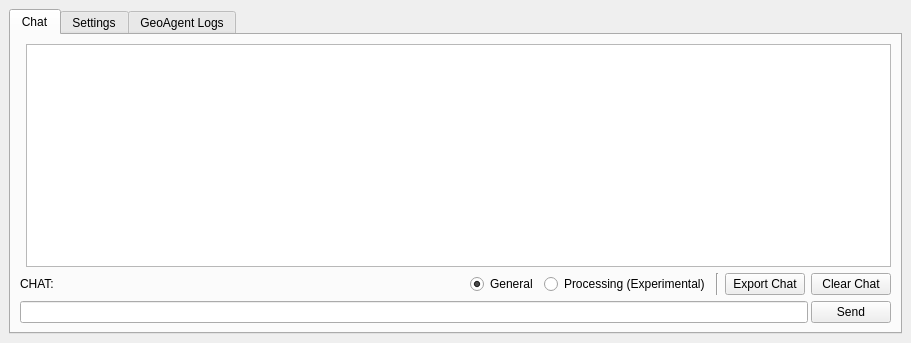
<?xml version="1.0" encoding="UTF-8"?>
<ui version="4.0">
 <class>geoAgent</class>
 <widget class="QDockWidget" name="geoAgent">
  <property name="geometry">
   <rect>
    <x>0</x>
    <y>0</y>
    <width>911</width>
    <height>343</height>
   </rect>
  </property>
  <property name="windowTitle">
   <string>GeoAgent</string>
  </property>
  <widget class="QWidget" name="dockWidgetContents">
   <layout class="QGridLayout" name="gridLayout">
    <item row="0" column="0">
     <widget class="QTabWidget" name="tabWidget">
      <property name="currentIndex">
       <number>0</number>
      </property>
      <widget class="QWidget" name="tab">
       <attribute name="title">
        <string>Chat</string>
       </attribute>
       <layout class="QGridLayout" name="gridLayout_2">
        <item row="0" column="0">
         <layout class="QVBoxLayout" name="verticalLayout">
          <item>
           <layout class="QHBoxLayout" name="layout_custom">
            <item>
             <widget class="QTextEdit" name="llm_response_edit">
              <property name="sizePolicy">
               <sizepolicy hsizetype="Ignored" vsizetype="Ignored">
                <horstretch>0</horstretch>
                <verstretch>0</verstretch>
               </sizepolicy>
              </property>
              <property name="html">
               <string>&lt;!DOCTYPE HTML PUBLIC &quot;-//W3C//DTD HTML 4.0//EN&quot; &quot;http://www.w3.org/TR/REC-html40/strict.dtd&quot;&gt;
&lt;html&gt;&lt;head&gt;&lt;meta name=&quot;qrichtext&quot; content=&quot;1&quot; /&gt;&lt;style type=&quot;text/css&quot;&gt;
p, li { white-space: pre-wrap; }
&lt;/style&gt;&lt;/head&gt;&lt;body style=&quot; font-family:'MS Shell Dlg 2'; font-size:7.875pt; font-weight:400; font-style:normal;&quot;&gt;
&lt;p style=&quot;-qt-paragraph-type:empty; margin-top:0px; margin-bottom:0px; margin-left:0px; margin-right:0px; -qt-block-indent:0; text-indent:0px; font-size:7.8pt;&quot;&gt;&lt;br /&gt;&lt;/p&gt;&lt;/body&gt;&lt;/html&gt;</string>
              </property>
             </widget>
            </item>
            <item>
             <widget class="QTextBrowser" name="llm_response">
              <property name="sizePolicy">
               <sizepolicy hsizetype="Expanding" vsizetype="Minimum">
                <horstretch>0</horstretch>
                <verstretch>0</verstretch>
               </sizepolicy>
              </property>
             </widget>
            </item>
           </layout>
          </item>
          <item>
           <layout class="QHBoxLayout" name="horizontalLayout_2">
            <item>
             <widget class="QLabel" name="label">
              <property name="sizePolicy">
               <sizepolicy hsizetype="Minimum" vsizetype="Preferred">
                <horstretch>0</horstretch>
                <verstretch>0</verstretch>
               </sizepolicy>
              </property>
              <property name="text">
               <string>CHAT:</string>
              </property>
             </widget>
            </item>
            <item>
             <spacer name="horizontalSpacer">
              <property name="orientation">
               <enum>Qt::Horizontal</enum>
              </property>
              <property name="sizeHint" stdset="0">
               <size>
                <width>40</width>
                <height>20</height>
               </size>
              </property>
             </spacer>
            </item>
            <item>
             <widget class="QRadioButton" name="general_mode">
              <property name="text">
               <string>General</string>
              </property>
              <property name="checked">
               <bool>true</bool>
              </property>
             </widget>
            </item>
            <item>
             <widget class="QRadioButton" name="processing_mode">
              <property name="text">
               <string>Processing (Experimental)</string>
              </property>
             </widget>
            </item>
            <item>
             <widget class="Line" name="line">
              <property name="maximumSize">
               <size>
                <width>3</width>
                <height>31</height>
               </size>
              </property>
              <property name="orientation">
               <enum>Qt::Vertical</enum>
              </property>
             </widget>
            </item>
            <item>
             <widget class="QPushButton" name="export_ans">
              <property name="focusPolicy">
               <enum>Qt::NoFocus</enum>
              </property>
              <property name="text">
               <string>Export Chat</string>
              </property>
             </widget>
            </item>
            <item>
             <widget class="QPushButton" name="clear_ans">
              <property name="focusPolicy">
               <enum>Qt::NoFocus</enum>
              </property>
              <property name="text">
               <string>Clear Chat</string>
              </property>
             </widget>
            </item>
           </layout>
          </item>
          <item>
           <layout class="QHBoxLayout" name="horizontalLayout">
            <property name="spacing">
             <number>3</number>
            </property>
            <item>
             <widget class="QLineEdit" name="question">
              <property name="sizePolicy">
               <sizepolicy hsizetype="Expanding" vsizetype="Fixed">
                <horstretch>0</horstretch>
                <verstretch>0</verstretch>
               </sizepolicy>
              </property>
              <property name="text">
               <string/>
              </property>
             </widget>
            </item>
            <item>
             <widget class="QPushButton" name="send_chat">
              <property name="sizePolicy">
               <sizepolicy hsizetype="Minimum" vsizetype="Fixed">
                <horstretch>0</horstretch>
                <verstretch>0</verstretch>
               </sizepolicy>
              </property>
              <property name="maximumSize">
               <size>
                <width>16777215</width>
                <height>16777215</height>
               </size>
              </property>
              <property name="focusPolicy">
               <enum>Qt::StrongFocus</enum>
              </property>
              <property name="text">
               <string>Send</string>
              </property>
             </widget>
            </item>
           </layout>
          </item>
         </layout>
        </item>
       </layout>
      </widget>
      <widget class="QWidget" name="tab_2">
       <attribute name="title">
        <string>Settings</string>
       </attribute>
       <layout class="QVBoxLayout" name="verticalLayout_3">
        <item>
         <widget class="QFrame" name="frame">
          <layout class="QVBoxLayout" name="verticalLayout_2">
           <item>
            <layout class="QHBoxLayout" name="horizontalLayout_6">
             <item>
              <widget class="QLabel" name="label_7">
               <property name="toolTip">
                <string>The model which will generate the completion.</string>
               </property>
               <property name="text">
                <string>&lt;!DOCTYPE HTML PUBLIC &quot;-//W3C//DTD HTML 4.0//EN&quot; &quot;http://www.w3.org/TR/REC-html40/strict.dtd&quot;&gt;
&lt;html&gt;&lt;head&gt;&lt;meta name=&quot;qrichtext&quot; content=&quot;1&quot; /&gt;&lt;style type=&quot;text/css&quot;&gt;
p, li { white-space: pre-wrap; }
&lt;/style&gt;&lt;/head&gt;&lt;body style=&quot; font-family:'MS Shell Dlg 2'; font-size:8pt; font-weight:400; font-style:normal;&quot;&gt;
&lt;p style=&quot; margin-top:0px; margin-bottom:0px; margin-left:0px; margin-right:0px; -qt-block-indent:0; text-indent:0px;&quot;&gt;Provider: &lt;/p&gt;&lt;/body&gt;&lt;/html&gt;</string>
               </property>
               <property name="openExternalLinks">
                <bool>true</bool>
               </property>
              </widget>
             </item>
             <item>
              <spacer name="horizontalSpacer_6">
               <property name="orientation">
                <enum>Qt::Horizontal</enum>
               </property>
               <property name="sizeType">
                <enum>QSizePolicy::Minimum</enum>
               </property>
               <property name="sizeHint" stdset="0">
                <size>
                 <width>46</width>
                 <height>20</height>
                </size>
               </property>
              </spacer>
             </item>
             <item>
              <widget class="QComboBox" name="model">
               <property name="sizePolicy">
                <sizepolicy hsizetype="Preferred" vsizetype="Fixed">
                 <horstretch>0</horstretch>
                 <verstretch>0</verstretch>
                </sizepolicy>
               </property>
               <property name="focusPolicy">
                <enum>Qt::WheelFocus</enum>
               </property>
               <property name="sizeAdjustPolicy">
                <enum>QComboBox::AdjustToContents</enum>
               </property>
               <item>
                <property name="text">
                 <string>Ollama</string>
                </property>
               </item>
               <item>
                <property name="text">
                 <string>ChatGPT</string>
                </property>
               </item>
               <item>
                <property name="text">
                 <string>Gemini</string>
                </property>
               </item>
              </widget>
             </item>
             <item>
              <spacer name="horizontalSpacer_3">
               <property name="orientation">
                <enum>Qt::Horizontal</enum>
               </property>
               <property name="sizeHint" stdset="0">
                <size>
                 <width>40</width>
                 <height>20</height>
                </size>
               </property>
              </spacer>
             </item>
            </layout>
           </item>
           <item>
            <layout class="QHBoxLayout" name="horizontalLayout_4">
             <item>
              <widget class="QLabel" name="label_5">
               <property name="toolTip">
                <string>Controls randomness: Lowering results in less random completions. As the temperature approaches zero, the model will become deterministic and repetitive.</string>
               </property>
               <property name="text">
                <string>Temperature:     </string>
               </property>
              </widget>
             </item>
             <item>
              <widget class="QDoubleSpinBox" name="temperature">
               <property name="decimals">
                <number>1</number>
               </property>
               <property name="maximum">
                <double>1.000000000000000</double>
               </property>
               <property name="singleStep">
                <double>0.100000000000000</double>
               </property>
              </widget>
             </item>
             <item>
              <spacer name="horizontalSpacer_4">
               <property name="orientation">
                <enum>Qt::Horizontal</enum>
               </property>
               <property name="sizeHint" stdset="0">
                <size>
                 <width>40</width>
                 <height>20</height>
                </size>
               </property>
              </spacer>
             </item>
            </layout>
           </item>
           <item>
            <layout class="QHBoxLayout" name="horizontalLayout_3">
             <item>
              <widget class="QLabel" name="label_6">
               <property name="toolTip">
                <string>One token is roughly 4 characters for normal English text</string>
               </property>
               <property name="text">
                <string>Maximum Token: </string>
               </property>
              </widget>
             </item>
             <item>
              <widget class="QSpinBox" name="max_tokens">
               <property name="focusPolicy">
                <enum>Qt::WheelFocus</enum>
               </property>
               <property name="minimum">
                <number>1000</number>
               </property>
               <property name="maximum">
                <number>10000</number>
               </property>
              </widget>
             </item>
             <item>
              <spacer name="horizontalSpacer_5">
               <property name="orientation">
                <enum>Qt::Horizontal</enum>
               </property>
               <property name="sizeHint" stdset="0">
                <size>
                 <width>40</width>
                 <height>20</height>
                </size>
               </property>
              </spacer>
             </item>
            </layout>
           </item>
           <item>
            <widget class="QStackedWidget" name="stackedWidget">
             <property name="currentIndex">
              <number>0</number>
             </property>
             <widget class="QWidget" name="page">
              <widget class="QgsPasswordLineEdit" name="custom_apikey">
               <property name="geometry">
                <rect>
                 <x>77</x>
                 <y>40</y>
                 <width>371</width>
                 <height>20</height>
                </rect>
               </property>
              </widget>
              <widget class="QLabel" name="label_2">
               <property name="geometry">
                <rect>
                 <x>0</x>
                 <y>40</y>
                 <width>42</width>
                 <height>20</height>
                </rect>
               </property>
               <property name="toolTip">
                <string>If you want, you can use your API key.</string>
               </property>
               <property name="text">
                <string>&lt;!DOCTYPE HTML PUBLIC &quot;-//W3C//DTD HTML 4.0//EN&quot; &quot;http://www.w3.org/TR/REC-html40/strict.dtd&quot;&gt;
&lt;html&gt;&lt;head&gt;&lt;meta name=&quot;qrichtext&quot; content=&quot;1&quot; /&gt;&lt;style type=&quot;text/css&quot;&gt;
p, li { white-space: pre-wrap; }
&lt;/style&gt;&lt;/head&gt;&lt;body style=&quot; font-family:'MS Shell Dlg 2'; font-size:8pt; font-weight:400; font-style:normal;&quot;&gt;
&lt;p style=&quot; margin-top:0px; margin-bottom:0px; margin-left:0px; margin-right:0px; -qt-block-indent:0; text-indent:0px;&quot;&gt;API Key:&lt;/p&gt;&lt;/body&gt;&lt;/html&gt;</string>
               </property>
               <property name="wordWrap">
                <bool>true</bool>
               </property>
               <property name="openExternalLinks">
                <bool>false</bool>
               </property>
              </widget>
              <widget class="QLineEdit" name="model_name">
               <property name="geometry">
                <rect>
                 <x>80</x>
                 <y>10</y>
                 <width>361</width>
                 <height>20</height>
                </rect>
               </property>
              </widget>
              <widget class="QLabel" name="label_8">
               <property name="geometry">
                <rect>
                 <x>0</x>
                 <y>10</y>
                 <width>71</width>
                 <height>16</height>
                </rect>
               </property>
               <property name="text">
                <string>Model Name:</string>
               </property>
              </widget>
              <widget class="Line" name="line_3">
               <property name="geometry">
                <rect>
                 <x>0</x>
                 <y>0</y>
                 <width>855</width>
                 <height>3</height>
                </rect>
               </property>
               <property name="orientation">
                <enum>Qt::Horizontal</enum>
               </property>
              </widget>
             </widget>
             <widget class="QWidget" name="page_2">
              <widget class="QLineEdit" name="ollama_model_name">
               <property name="geometry">
                <rect>
                 <x>110</x>
                 <y>40</y>
                 <width>401</width>
                 <height>19</height>
                </rect>
               </property>
               <property name="sizePolicy">
                <sizepolicy hsizetype="Expanding" vsizetype="Fixed">
                 <horstretch>0</horstretch>
                 <verstretch>0</verstretch>
                </sizepolicy>
               </property>
               <property name="layoutDirection">
                <enum>Qt::LeftToRight</enum>
               </property>
              </widget>
              <widget class="QLabel" name="label_4">
               <property name="geometry">
                <rect>
                 <x>0</x>
                 <y>10</y>
                 <width>143</width>
                 <height>20</height>
                </rect>
               </property>
               <property name="text">
                <string>Ollama Base URL: </string>
               </property>
               <property name="buddy">
                <cstring>label_4</cstring>
               </property>
              </widget>
              <widget class="QLabel" name="label_3">
               <property name="enabled">
                <bool>true</bool>
               </property>
               <property name="geometry">
                <rect>
                 <x>0</x>
                 <y>40</y>
                 <width>157</width>
                 <height>20</height>
                </rect>
               </property>
               <property name="mouseTracking">
                <bool>true</bool>
               </property>
               <property name="layoutDirection">
                <enum>Qt::LeftToRight</enum>
               </property>
               <property name="text">
                <string>Ollama Model Name: </string>
               </property>
               <property name="wordWrap">
                <bool>false</bool>
               </property>
              </widget>
              <widget class="QLineEdit" name="ollama_base_url">
               <property name="geometry">
                <rect>
                 <x>110</x>
                 <y>10</y>
                 <width>401</width>
                 <height>19</height>
                </rect>
               </property>
               <property name="sizePolicy">
                <sizepolicy hsizetype="Expanding" vsizetype="Fixed">
                 <horstretch>0</horstretch>
                 <verstretch>0</verstretch>
                </sizepolicy>
               </property>
              </widget>
              <widget class="Line" name="line_2">
               <property name="geometry">
                <rect>
                 <x>0</x>
                 <y>0</y>
                 <width>855</width>
                 <height>3</height>
                </rect>
               </property>
               <property name="orientation">
                <enum>Qt::Horizontal</enum>
               </property>
              </widget>
             </widget>
            </widget>
           </item>
           <item>
            <spacer name="verticalSpacer">
             <property name="orientation">
              <enum>Qt::Vertical</enum>
             </property>
             <property name="sizeHint" stdset="0">
              <size>
               <width>20</width>
               <height>40</height>
              </size>
             </property>
            </spacer>
           </item>
          </layout>
         </widget>
        </item>
       </layout>
      </widget>
      <widget class="QWidget" name="Qwidget_Logs">
       <attribute name="title">
        <string>GeoAgent Logs</string>
       </attribute>
       <layout class="QGridLayout" name="gridLayout_3">
        <item row="0" column="0">
         <layout class="QVBoxLayout" name="verticalLayout_4">
          <item>
           <widget class="QTextBrowser" name="geoagent_logs">
            <property name="html">
             <string>&lt;!DOCTYPE HTML PUBLIC &quot;-//W3C//DTD HTML 4.0//EN&quot; &quot;http://www.w3.org/TR/REC-html40/strict.dtd&quot;&gt;
&lt;html&gt;&lt;head&gt;&lt;meta name=&quot;qrichtext&quot; content=&quot;1&quot; /&gt;&lt;style type=&quot;text/css&quot;&gt;
p, li { white-space: pre-wrap; }
&lt;/style&gt;&lt;/head&gt;&lt;body style=&quot; font-family:'MS Shell Dlg 2'; font-size:7.875pt; font-weight:400; font-style:normal;&quot;&gt;
&lt;p style=&quot;-qt-paragraph-type:empty; margin-top:0px; margin-bottom:0px; margin-left:0px; margin-right:0px; -qt-block-indent:0; text-indent:0px;&quot;&gt;&lt;br /&gt;&lt;/p&gt;&lt;/body&gt;&lt;/html&gt;</string>
            </property>
           </widget>
          </item>
         </layout>
        </item>
       </layout>
      </widget>
     </widget>
    </item>
   </layout>
  </widget>
 </widget>
 <customwidgets>
  <customwidget>
   <class>QgsPasswordLineEdit</class>
   <extends>QLineEdit</extends>
   <header>qgspasswordlineedit.h</header>
  </customwidget>
 </customwidgets>
 <resources/>
 <connections/>
</ui>
